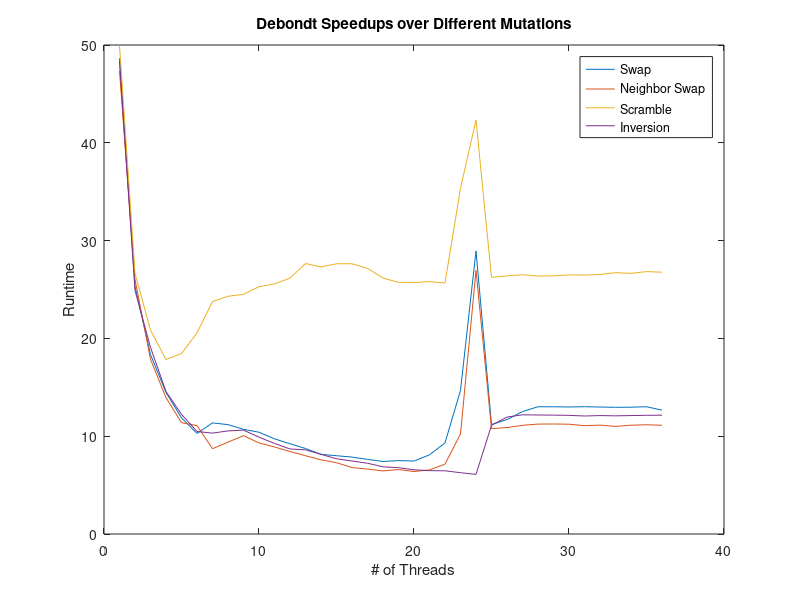

Write the MATLAB code that produced this figure.
i=importdata('Results/v1_5/Critical/debondt_v1-5_criticalspeedup_3.dat'); 
i1=importdata('Results/v1_5/Critical/debondt_v1-5_neighborswap.dat'); 
i2=importdata('Results/v1_5/Critical/debondt_v1-5_scramble.dat'); 
i3=importdata('Results/v1_5/Critical/debondt_v1-5_inversion.dat'); 



x = i(:,1);
y = i(:,6);
y1 = i1(:,6);
y2 = i2(:,6);
y3 = i3(:,6);

p = plot(x,y,x,y1,x,y2,x,y3);

hold on;

%title('Graph of Speedup for Lenovo');
title('Debondt Speedups over Different Mutations');
xlabel('# of Threads') 
ylabel('Runtime') 


legend('Swap', 'Neighbor Swap', 'Scramble', 'Inversion');



%a = linspace(0, 40, 36);
%b = linspace(426, 426, 36);
%plot(a,b,'k-','linewidth',1.5,'color','red')